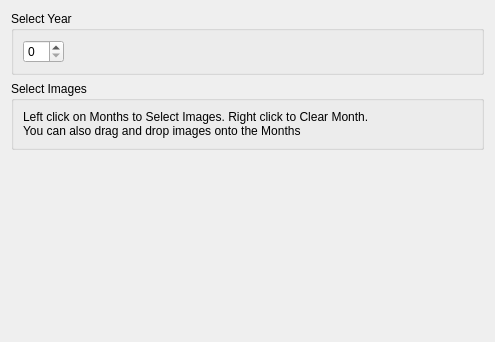
<ui version="4.0" >
 <class>CalSelect</class>
 <widget class="QWidget" name="CalSelect" >
  <property name="geometry" >
   <rect>
    <x>0</x>
    <y>0</y>
    <width>495</width>
    <height>342</height>
   </rect>
  </property>
  <property name="windowTitle" >
   <string>Create Calendar</string>
  </property>
  <layout class="QVBoxLayout" name="verticalLayout" >
   <item>
    <widget class="QGroupBox" name="yearBox" >
     <property name="title" >
      <string>Select Year</string>
     </property>
     <layout class="QHBoxLayout" name="horizontalLayout" >
      <item>
       <widget class="QSpinBox" name="yearSpin" />
      </item>
      <item>
       <spacer name="horizontalSpacer" >
        <property name="orientation" >
         <enum>Qt::Horizontal</enum>
        </property>
        <property name="sizeHint" stdset="0" >
         <size>
          <width>40</width>
          <height>20</height>
         </size>
        </property>
       </spacer>
      </item>
     </layout>
    </widget>
   </item>
   <item>
    <widget class="QGroupBox" name="monthBox" >
     <property name="title" >
      <string>Select Images</string>
     </property>
     <layout class="QVBoxLayout" name="verticalLayout_2" >
      <item>
       <layout class="QGridLayout" name="monthBoxLayout" />
      </item>
      <item>
       <widget class="QLabel" name="label" >
        <property name="text" >
         <string>Left click on Months to Select Images. Right click to Clear Month.
You can also drag and drop images onto the Months</string>
        </property>
       </widget>
      </item>
     </layout>
    </widget>
   </item>
   <item>
    <spacer name="verticalSpacer" >
     <property name="orientation" >
      <enum>Qt::Vertical</enum>
     </property>
     <property name="sizeHint" stdset="0" >
      <size>
       <width>20</width>
       <height>40</height>
      </size>
     </property>
    </spacer>
   </item>
  </layout>
 </widget>
 <resources/>
 <connections/>
</ui>
